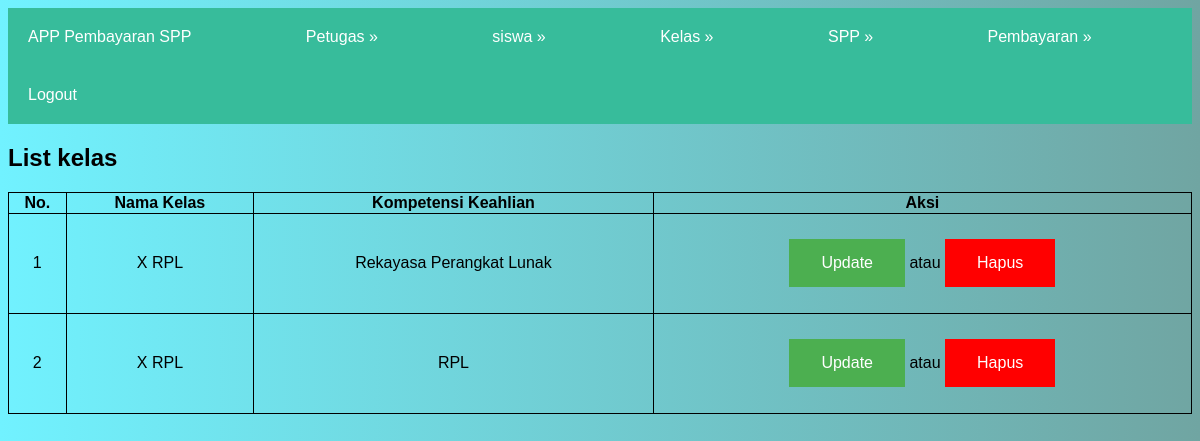
Screenshot of /kelas/index.php (signed in) with the database file from the repository.
### tables this page shows
CREATE TABLE `kelas` (
  `id_kelas` int(11) NOT NULL,
  `nama_kelas` varchar(10) NOT NULL,
  `kompetensi_keahlian` varchar(50) NOT NULL
);

### kelas/index.php (the view, shortened to what this page needs)
<?php
include_once ('../koneksi.php');
?>
<!DOCTYPE html>
<html lang="en">
<head>
</head>
<body>
    <?php include_once('../navbar.php');?>
    <h2>List kelas</h2>
    <table style="margin-top: 10px; width:100%; text-align:center">
        <tr>
            <th>No.</th>
            <th>Nama Kelas</th>
            <th>Kompetensi Keahlian</th>
            <th>Aksi</th>
        </tr>
        <?php
        $result = mysqli_query($conn,"SELECT * FROM kelas ORDER BY `kelas`.`nama_kelas` ASC");
        if (mysqli_num_rows($result) < 1){
            ?>
            <tr>
                <td colspan="3" align="center">Tidak Ada Data</td>
            </tr>
            <?php
        }else {
            $no = 1;
            while ($kelas = mysqli_fetch_assoc($result)){
                ?>
            <tr>
                <td><?= $no ?></td>
                <td><?= $kelas['nama_kelas'] ?></td>
                <td><?= $kelas['kompetensi_keahlian'] ?></td>
                <td style="height: 100px"><a class="button" href="update_kelas.php?id_kelas=<?= $kelas['id_kelas'] ?>">Update</a> atau <a class="hapus" onclick="return confirm('Apakah anda yakin menghapus ?')" href="hapus_kelas.php?id_kelas=<?= $kelas['id_kelas'] ?>">Hapus</a></td>
            </tr>
            <?php
            $no++;
            }
        }
        ?>
    </table>
</body>
</html>

### kelas/index.php (style rules this page uses)
table,tr,th,td { border:1px solid black; border-collapse: collapse; }

### navbar.php (style rules this page uses)
* { font-family: Arial, Helvetica, sans-serif; }
body { background: linear-gradient(90deg, rgb(113 242 255) 0%, rgb(112 165 162) 100%); }
.button { background-color: #4CAF50; border: none; color: white; padding: 15px 32px; text-align: center; text-decoration: none; display: inline-block; font-size: 16px; }
.hapus { background-color: #ff0000; border: none; color: white; padding: 15px 32px; text-align: center; text-decoration: none; display: inline-block; font-size: 16px; }

### rows the page displays
kelas: nama_kelas "X RPL", kompetensi_keahlian "Rekayasa Perangkat Lunak"
kelas: nama_kelas "X RPL", kompetensi_keahlian "RPL"
